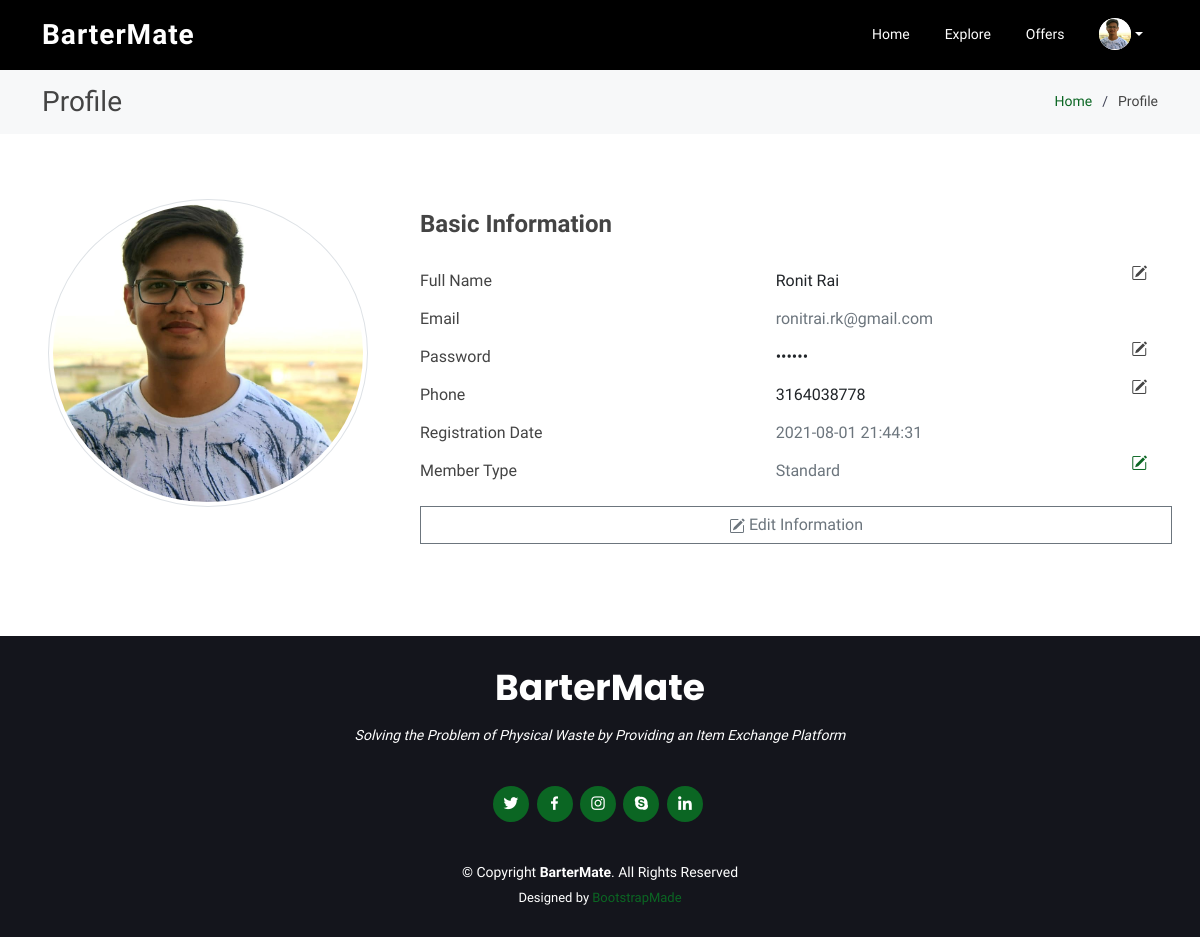
/profile.php (signed in), run on the app's committed database.
### tables this page shows
CREATE TABLE `users` (
  `U_ID` int(11) NOT NULL,
  `U_NAME` text NOT NULL,
  `U_EMAIL` text NOT NULL,
  `U_PASS` text NOT NULL,
  `U_PHONE` text NOT NULL,
  `U_IMG_URL` text NOT NULL DEFAULT 'assets/img/user_default.svg',
  `U_VER` int(11) NOT NULL DEFAULT 0,
  `U_VER_EMAIL` int(11) NOT NULL DEFAULT 0,
  `U_VER_CODE` text NOT NULL DEFAULT '-',
  `U_V_COINS` int(11) NOT NULL DEFAULT 0,
  `U_A_CREATE_DATE` datetime NOT NULL DEFAULT current_timestamp(),
  `U_LAST_ACTIVITY` text NOT NULL
);

### profile.php (the view, shortened to what this page needs)
<?php
include('DBCONNECT.php');
if($_SESSION['u_id'] == null){
    header('location:index.php');
}
else{
    $u_id = $_SESSION['u_id'];
}
$getuserdetailssql = "SELECT * FROM users WHERE U_ID = '$u_id'";
$getuserdetails = mysqli_query($connectionString,$getuserdetailssql);
$userdetailsarr = mysqli_fetch_array($getuserdetails);
$user_name = $userdetailsarr['U_NAME'];
$user_img = $userdetailsarr['U_IMG_URL'];
?>
<!DOCTYPE html>
<html lang="en">
<head>
    <link href="assets/vendor/animate.css/animate.min.css" rel="stylesheet">
    <link href="assets/vendor/aos/aos.css" rel="stylesheet">
    <link href="assets/vendor/bootstrap/css/bootstrap.min.css" rel="stylesheet">
    <link href="assets/vendor/bootstrap-icons/bootstrap-icons.css" rel="stylesheet">
    <link href="assets/vendor/boxicons/css/boxicons.min.css" rel="stylesheet">
    <link href="assets/vendor/glightbox/css/glightbox.min.css" rel="stylesheet">
    <link href="assets/vendor/remixicon/remixicon.css" rel="stylesheet">
    <link href="assets/vendor/swiper/swiper-bundle.min.css" rel="stylesheet">
    <link href="assets/css/style.css" rel="stylesheet">
</head>
<body>
<header id="header" class="fixed-top d-flex align-items-center ">
    <div class="container d-flex align-items-center justify-content-between">
        <div class="logo">
            <h1><a href="index.php">BarterMate</a></h1>
        </div>
        <?php include_once('navbar.php') ?>
    </div>
</header>
<main id="main">
    <section class="breadcrumbs">
        <div class="container">
            <div class="d-flex justify-content-between align-items-center">
                <h2>Profile</h2>
                <ol>
                    <li><a href="index.php">Home</a></li>
                    <li>Profile</li>
                </ol>
            </div>
        </div>
    </section>
    <section class="inner-page">
        <div class="container-fluid">
            <div class="card mb-3 border-0" style="">
                <div class="row g-0">
                    <div class="col-md-4 d-flex" style="justify-content: center; align-items: center;">
                        <img src="<?php echo $user_img?>" style="max-width: 20rem;" class="img-thumbnail rounded-circle mb-5" alt="...">
                    </div>
                    <div class="col-md-8">
                        <div class="card-body">
                            <div class="col-lg col-md col-sm-12 d-flex flex-column" style="justify-content: center;">
                                <div class="row mb-3">
                                    <div class="col"><h4>Basic Information</h4></div>
                                </div>
                                <div class="row">
                                    <label for="staticText" class="col col-form-label">Full Name</label>
                                    <div class="col">
                                        <input type="text" readonly class="form-control-plaintext editBtn" value="<?php echo $user_name?>">
                                    </div>
                                    <div class="col-1">
                                        <i class="bi bi-pencil-square"></i>
                                    </div>
                                </div>
                                <div class="row">
                                    <label for="staticEmail" class="col col-form-label">Email</label>
                                    <div class="col">
                                        <input  type="text" readonly class="form-control-plaintext text-muted" value="<?php echo $userdetailsarr['U_EMAIL']?>">
                                    </div>
                                    <div class="col-1">
                                    </div>
                                </div>
                                <div class="row">
                                    <label for="staticPass" class="col col-form-label">Password</label>
                                    <div class="col">
                                        <input type="password" readonly class="form-control-plaintext editBtn" value="<?php echo $userdetailsarr['U_PASS']?>">
                                    </div>
                                    <div class="col-1">
                                        <i class="bi bi-pencil-square"></i>
                                    </div>
                                </div>
                                <div class="row">
                                    <label for="staticPhone" class="col col-form-label">Phone</label>
                                    <div class="col">
                                        <input type="text" readonly class="form-control-plaintext editBtn" value="<?php echo $userdetailsarr['U_PHONE']?>">
                                    </div>
                                    <div class="col-1">
                                        <i class="bi bi-pencil-square"></i>
                                    </div>
                                </div>
                                <div class="row">
                                    <label for="staticDate" class="col col-form-label">Registration Date</label>
                                    <div class="col">
                                        <input type="text" readonly class="form-control-plaintext text-muted" value="<?php echo $userdetailsarr['U_A_CREATE_DATE']?>" disabled>
                                    </div>
                                    <div class="col-1">
                                    </div>
                                </div>
                                <div class="row">
                                    <label for="staticMT" class="col col-form-label">Member Type</label>
                                    <div class="col">
                                        <input type="text" readonly class="form-control-plaintext text-muted editBtn" value="Standard" disabled>
                                    </div>
                                    <div class="col-1">
                                        <a href="store.php"><i class="bi bi-pencil-square"></i></a>
                                    </div>
                                </div>
                                <div class="col-12 mt-3">
                                    <button data-bs-toggle="modal" data-bs-target="#staticBackdrop" type="button" style="border-radius: 0;" id="removeRO" class="btn btn-outline-secondary col-12">
                                        Edit Information
                                    </button>
                                </div>
                            </div>
                        </div>
                    </div>
                </div>
            </div>
    </section>
</main>
<footer id="footer">
    <div class="container">
        <h3>BarterMate</h3>
        <p>Solving the Problem of Physical Waste by Providing an Item Exchange Platform</p>
        <div class="social-links">
            <a href="#" class="twitter"><i class="bx bxl-twitter"></i></a>
            <a href="#" class="facebook"><i class="bx bxl-facebook"></i></a>
            <a href="#" class="instagram"><i class="bx bxl-instagram"></i></a>
            <a href="#" class="google-plus"><i class="bx bxl-skype"></i></a>
            <a href="#" class="linkedin"><i class="bx bxl-linkedin"></i></a>
        </div>
        <div class="copyright">
            &copy; Copyright <strong><span>BarterMate</span></strong>. All Rights Reserved
        </div>
        <div class="credits">
            Designed by <a href="https://bootstrapmade.com/">BootstrapMade</a>
        </div>
    </div>
</footer>
</body>
</html>

### navbar.php (shortened to what this page needs)
<nav id="navbar" class="navbar">
    <ul>
        <li><a class="nav-link scrollto" href="index.php">Home</a></li>
        <li><a class="nav-link scrollto" href="explore.php">Explore</a></li>
        <li class="position-relative"><a class="nav-link scrollto" href="offers.php">Offers</a></li>
        <li class="nav-item dropdown">
            <a class="nav-link dropdown-toggle" href="#" id="navbarDarkDropdownMenuLink1" role="button" data-bs-toggle="dropdown" aria-expanded="false">
                <img src="<?php echo $user_img?>" style="width: 32px; border-radius: 2rem; height: 32px; object-fit: scale-down; background-color: white; aspect-ratio: 4/3;" class="img-fluid" alt="">
            </a>
        </li>
    </ul>
</nav>

### assets/css/style.css (style rules this page uses)
html { scroll-behavior: smooth; }
body { font-family: 'Oxygen', sans-serif; color: #444444; font-weight: 400; }
a { color: #0b6623; text-decoration: none; }
h1, h2, h3, h4, h5, h6 { font-family: "Oxygen", sans-serif; font-weight: 700; }
#header { height: 70px; transition: all 0.5s; z-index: 997; transition: all 0.5s; background:black; }
#header .logo h1 { font-size: 28px; margin: 0; padding: 0; line-height: 1; font-weight: 700; letter-spacing: 1px; }
#header .logo h1 a, #header .logo h1 a:hover { color: #fff; text-decoration: none; }
.navbar { padding: 0; }
.navbar ul { margin: 0; padding: 0; display: flex; list-style: none; align-items: center; }
.navbar li { position: relative; }
.navbar a, .navbar a:focus { display: flex; align-items: center; justify-content: space-between; padding: 5px 15px 7px 15px; margin-left: 5px; font-size: 14px; color: #fff; white-space: nowrap; transition: 0.3s; border-radius: 0; }
section { padding: 60px 0; overflow: hidden; }
.breadcrumbs { padding: 15px 0; margin-top: 70px; background: #f7f8f9; min-height: 40px; }
.breadcrumbs h2 { font-size: 28px; font-weight: 400; margin: 0; }
.breadcrumbs ol { display: flex; flex-wrap: wrap; list-style: none; padding: 0; margin: 0; font-size: 14px; }
.breadcrumbs ol li + li { padding-left: 10px; }
.breadcrumbs ol li + li::before { display: inline-block; padding-right: 10px; color: #404356; content: "/"; }
#footer { background: #14151c; color: #fff; font-size: 14px; text-align: center; padding: 30px 0; }
#footer h3 { font-size: 36px; font-weight: 700; color: #fff; position: relative; font-family: "Poppins", sans-serif; padding: 0; margin: 0 0 15px 0; }
#footer p { font-size: 15; font-style: italic; padding: 0; margin: 0 0 40px 0; }
#footer .social-links { margin: 0 0 40px 0; }
#footer .social-links a { font-size: 18px; display: inline-block; background: #0b6623; color: #fff; line-height: 1; padding: 8px 0; margin-right: 4px; border-radius: 50%; text-align: center; width: 36px; height: 36px; transition: 0.3s; }
#footer .copyright { margin: 0 0 5px 0; }
#footer .credits { font-size: 13px; }

### data on the page
users: U_IMG_URL (picture), U_NAME "Ronit Rai", U_EMAIL "ronitrai.rk@gmail.com", U_PHONE "3164038778", U_A_CREATE_DATE "2021-08-01 21:44:31"
